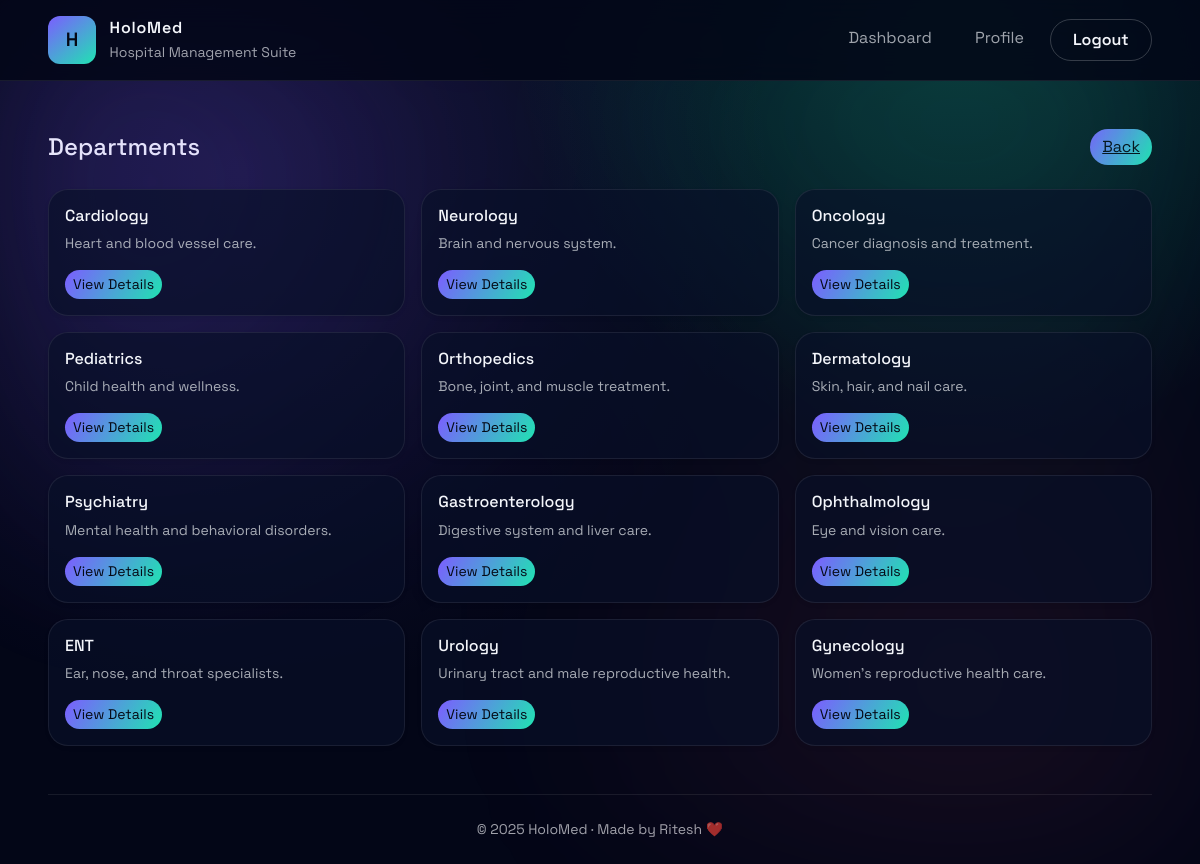
Page /patient/departments (signed in) on the committed database.
### app.py (models this page shows)
class Department(db.Model):
    id = db.Column(db.Integer, primary_key=True)
    name = db.Column(db.String(100), unique=True, nullable=False)
    description = db.Column(db.Text, nullable=True)
    doctors = db.relationship("User", backref="department", lazy=True)

### app.py (the view)
@app.route("/patient/departments")
@login_required(role="patient")
def patient_departments():
    departments = Department.query.all()
    return render_template("patient/departments.html", departments=departments)

### app.py (called while the page is built)
def get_current_user():
    user_id = session.get("user_id")
    if user_id:
        return User.query.get(user_id)
    return None

def login_required(role=None):
    def decorator(fn):
        @wraps(fn)
        def wrapper(*args, **kwargs):
            if not g.user:
                flash("Please log in to continue.", "warning")
                return redirect(url_for("login"))
            if role and g.user.role != role:
                flash("You are not authorized to view this page.", "danger")
                return redirect(url_for("dashboard"))
            return fn(*args, **kwargs)
        return wrapper
    return decorator

@app.before_request
def load_user():
    g.user = get_current_user()

@app.context_processor
def inject_helpers():
    def format_date(value):
        return value.strftime("%d %b %Y")
    return {
        "format_date": format_date,
        "today": date.today,
        "datetime": datetime,
        "timedelta": timedelta,
    }

### templates/patient/departments.html (shortened to what this page needs)
{% extends "base.html" %}
{% block content %}
  <div class="d-flex justify-content-between align-items-center mb-4">
    <h1 class="h4 mb-0">Departments</h1>
    <a href="{{ url_for('dashboard') }}" class="btn btn-link">Back</a>
  </div>
  <div class="row g-3">
    {% for dept in departments %}
      <div class="col-md-4">
        <div class="card shadow-sm">
          <div class="card-body">
            <h3 class="h6">{{ dept.name }}</h3>
            <p class="small text-muted">{{ dept.description[:100] if dept.description else 'No description available.' }}</p>
            <a href="{{ url_for('department_detail', dept_id=dept.id) }}" class="btn btn-sm btn-primary">View Details</a>
          </div>
        </div>
      </div>
    {% endfor %}
  </div>
{% endblock %}

### static/css/styles.css (style rules this page uses)
:root { --hms-bg: #030617; --hms-panel: rgba(9, 16, 40, 0.65); --hms-outline: rgba(255, 255, 255, 0.08); --hms-primary: #7c5dff; --hms-secondary: #20e3b2; --hms-text: #f4f6fb; --hms-muted: rgba(244, 246, 251, 0.65); }
body { font-family: "Space Grotesk", system-ui, -apple-system, BlinkMacSystemFont, "Segoe UI", sans-serif; color: var(--hms-text); background: radial-gradient(circle at 20% 20%, rgba(124, 93, 255, 0.15), transparent 45%), radial-gradient(circle at 80% 0%, rgba(32, 227, 178, 0.18), transparent 35%), var(--hms-bg); min-height: 100vh; margin: 0; }
* { font-family: inherit; }
h1, h2, h3, h4, h5, h6, p, span, div, a, button, label, input, select, textarea { font-family: "Space Grotesk", system-ui, -apple-system, BlinkMacSystemFont, "Segoe UI", sans-serif; }
.app-body { position: relative; overflow-x: hidden; }
.card, .stat-card, .department-tile { background: var(--hms-panel); border: 1px solid var(--hms-outline); border-radius: 1.25rem; box-shadow: 0 20px 60px rgba(0, 0, 0, 0.35); color: var(--hms-text); font-family: "Space Grotesk", system-ui, -apple-system, BlinkMacSystemFont, "Segoe UI", sans-serif; }
.card-body { color: var(--hms-text); font-family: "Space Grotesk", system-ui, -apple-system, BlinkMacSystemFont, "Segoe UI", sans-serif; }
.card-body p, .card-body .text-muted, .card-body .text-muted-50 { color: var(--hms-muted); font-family: "Space Grotesk", system-ui, -apple-system, BlinkMacSystemFont, "Segoe UI", sans-serif; }
.btn, .btn-primary { border-radius: 999px; border: none; background: linear-gradient(120deg, var(--hms-primary), var(--hms-secondary)); color: #050915; }

### rows in the picture
Department: name "Cardiology", description "Heart and blood vessel care."
Department: name "Neurology", description "Brain and nervous system."
Department: name "Oncology", description "Cancer diagnosis and treatment."
Department: name "Pediatrics", description "Child health and wellness."
Department: name "Orthopedics", description "Bone, joint, and muscle treatment."
Department: name "Dermatology", description "Skin, hair, and nail care."
Department: name "Psychiatry", description "Mental health and behavioral disorders."
Department: name "Gastroenterology", description "Digestive system and liver care."
Department: name "Ophthalmology", description "Eye and vision care."
Department: name "ENT", description "Ear, nose, and throat specialists."
Department: name "Urology", description "Urinary tract and male reproductive health."
Department: name "Gynecology", description "Women's reproductive health care."
